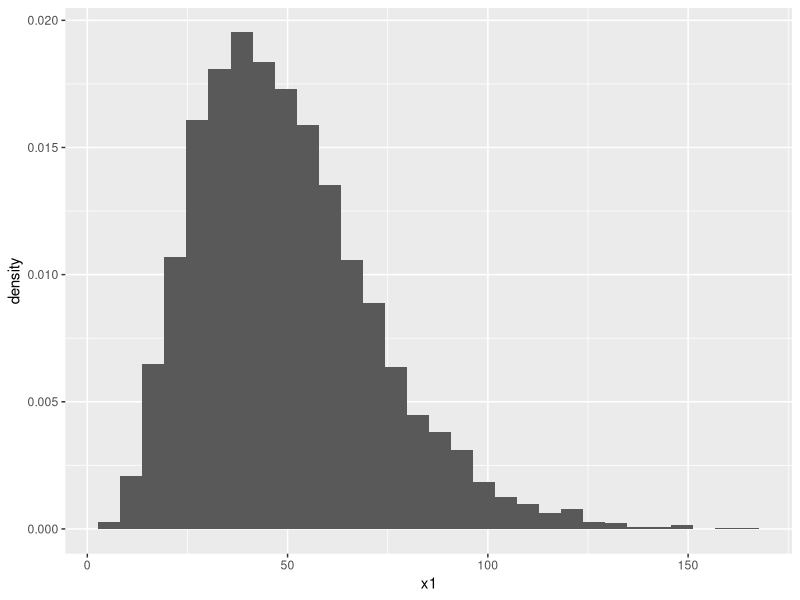

This figure's R source:
# Simulating data with R - using RNG of different kinds of variables 


vector_poission <- rpois(100, 5)
# setting an object 
# poisson distribution of 100 values with a mean of 5 

# generating a mean average of this
mean(vector_poission)
# get a different number each time 

# setting the seed for repeatability 
set.seed(437842)

# labelling a poisson distribution 
# 100 with a mean of 5
vector_poission <- rpois(100, 5)

# mean value of this 
mean(vector_poission)
# different number? 

# APPLY FUNCTION 
# the sum of exponential gives a gamma distribution?? confirmed by simulation, covering helpful functions in R 

# want to AVOID for() loops , this is slower than working with apply()

# generate 5 samples from an 'exponential' with a rate parameter 0.1 - sum them together 

replicates <- 5000 # number of replicates 
exponentials <- 5 # number of exponential random variables in simulation 
rate_parameter <- 0.1 # the rate parameter 

# using set.seed for repeatability 
set.seed(0)

system.time( # measures execution time of how long code takes to run
  
  # from here is actual simulation code
  # labelling it as 'x1' 
  x1 <- replicate( # replicate will repeat a given expression
    replicates, sum(rexp(n=exponentials, rate = rate_parameter))
  )
)

# viewing data 
head(x1)

# viewing the frequency distribution 
library(ggplot2)

# making a plot 

plot_example <- ggplot(data.frame(x1), aes(x1))+
  geom_histogram(aes(y=..density..)) +
  stat_function(fun=function(x)dgamma(x, shape = exponentials, scale=1/rate),
                color="red", size=2)

# frequency disributions 
# positive distribution  

# LOOKING AT THIS FUNCTION

help(replicate)
# lapply(), sapply(), vapply()
# lapply returns a list of the same length as X, each element of which is the result of applying FUN to the corresponding element of X.

# related to functions apply() and tapply()

# trying sapply() instead 

# setting the seed for repeatability 
set.seed(0)

# using system time to measure code one 
system.time(
  x2 <- sapply # simplified version of lapply 
  (1:replicates, # meaning the values will be from 1: 5000 - determines how many times simulation is repeated
    function(i) # stand alone function? single function? 
      {sum(rexp(n = exponentials, rate= rate_parameter))})) 

# viewing the data 
head(x2)

# trying lapply() function
# gives in a list instead of simple 
system.time(
  x3 <- lapply(
    1: replicates,
    function(i)
    {sum(rexp(n = exponentials, rate = rate_parameter))}
  )
)



# viewing the data 
head(x3)

# applying a very simple function such as sum() - 
# make a matrix of all simulations, apply them to the functions appropriatley 
# use rowSums() and colSums()

# setting seed - so same each time 
set.seed(0)

system.time(
  x4 <- apply(matrix(rexp(n = exponentials, rate_parameter), nrow = exponentials,), 2, sum)
)

head(x4)
